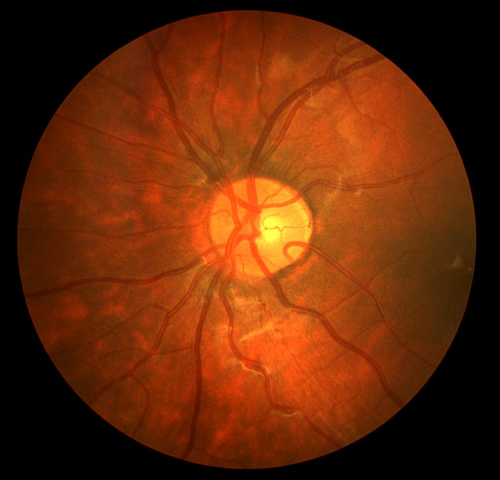
#> input picture photos/Image_01L.jpg, 999 x 960 px (shown at 1/2 size)
$ jupyter execute --allow-errors Oko.ipynb
#> lines starting #> are read from the running program, lines starting #| are printed output that depends on the picture; after the words box and inside, x2 and y2 are one past the last pixel; in counts of white or black regions, pixels touching at a corner belong together; long printed decimals are rounded
[cell 1]
from matplotlib import pyplot as plt
from skimage import data, io
import ipywidgets as widgets
from ipywidgets import Button, Layout
import cv2
import numpy as np
from skimage.filters import threshold_local
from skimage.color import rgb2gray
import numpy as np
from skimage.morphology import disk, dilation, erosion
from scipy.stats import moment
from sklearn.tree import DecisionTreeClassifier
from sklearn.model_selection import train_test_split
from sklearn.model_selection import KFold
from sklearn.model_selection import cross_val_score, cross_val_predict
from skimage import img_as_float
import matplotlib.patches as mpatches

## Wybierz obraz

[cell 2]
style = {'description_width': '40%'}

selector = widgets.Dropdown(
    options=[('Test eye 1', ['photos/Image_01L.jpg','photos/Image_01L_1stHO.png']),
             ('Test eye 2', ['photos/Image_02L.jpg','photos/Image_02L_1stHO.png']),
             ('Test eye 3', ['photos/Image_11L.jpg','photos/Image_11L_1stHO.png']),
             ('Test eye 4', ['photos/Image_13L.jpg','photos/Image_13L_1stHO.png']),
             ('Test eye 5', ['photos/Image_08R.jpg','photos/Image_08R_1stHO.png'])],
    value=['photos/Image_01L.jpg','photos/Image_01L_1stHO.png'],
    description='Image:',
    layout=Layout(width='50%', height='30px'),
    style=style
)

display(selector)

## Potrzebne funkcje

[cell 3]
def create_mask(image):
    img = rgb2gray(image)
    img[img[:, :] > 0.05] = 1
    img[img[:, :] <= 0.05] = 0
    img = erosion(img, disk(1))
    img = dilation(img, disk(3))
    img = erosion(img, disk(3))
    return img

def image(img):
    mask = create_mask(cv2.imread(img))
    img = cv2.imread(img,0)
    equ = cv2.equalizeHist(img)
    clahe = cv2.createCLAHE(clipLimit=2.0, tileGridSize=(8,8))
    cl1 = clahe.apply(img)
    block_size = 213
    adaptive_thresh = threshold_local(cl1, block_size, offset=10)
    binary_adaptive = cl1 > adaptive_thresh
    binary_adaptive = dilation(dilation(dilation(erosion(binary_adaptive))))
    binary_adaptive[mask == 0 ] = 1
    exit = np.zeros(binary_adaptive.shape)
    exit[binary_adaptive == True] = 0
    exit[binary_adaptive == False] = 1
    exit = dilation(exit)
    return exit


def confusion_matrix(image, mask):
    result = []
    tp = 0
    fp = 0
    fn = 0
    tn = 0
    for i in range(len(image)):
        row = []
        for j in range(len(image[i])):
            if (image[i][j] == 1.0):
                if (mask[i][j] == 1.0):
                    row.append([0, 255, 0]) #zielony
                    tp+=1
                elif (mask[i][j] == 0.0):
                    row.append([255, 0, 0]) #czerwony
                    fp+=1
            elif (image[i][j] == 0.0):
                if (mask[i][j] == 1.0):
                    row.append([0, 0, 255]) #niebieski
                    fn+=1
                elif (mask[i][j] == 0.0):
                    row.append([255, 255, 255]) #biały
                    tn+=1
        result.append(row)
    return result, tp, fp, fn, tn

def create_matrix (img, hand):
    res, tp, fp, fn, tn = confusion_matrix(img, hand)
    #czułość
    tpr = tp / (tp + fn)
    #trafność
    ppv = (tp + tn) / (tn + fn + tp + fp)
    #swoistość
    spc = tn / (fp + tn)
    avg = (spc + tpr) / 2
    print("trafność:", ppv)
    print("czułość:", tpr)
    print("swoistość:", spc)
    print("średnia arytmetyczna czułości i swoistości:", avg)
    red_patch = mpatches.Patch(color='red', label='FP')
    blue_patch = mpatches.Patch(color='blue', label='FN')
    white_patch = mpatches.Patch(color='white', label='TN')
    green_patch = mpatches.Patch(color='green', label='TP')
    plt.legend(handles=[red_patch, blue_patch,white_patch, green_patch], loc='center left', bbox_to_anchor=(1, 0.5))
    plt.imshow(res)

def get_features(img):
    cen_moments_2 = []
    cen_moments_3 = []
    cen_moments_4 = []
    cen_moments_5 = []
    for i in range(len(img)// 5):
        for j in range(len(img[0]) // 5):
            part_img = img [5*i:5*(i+1), 5*j:5*(j+1)].flatten()
            cen_moments_2.append(moment(part_img, moment = 2))
            cen_moments_3.append(moment(part_img, moment = 3))
            cen_moments_4.append(moment(part_img, moment = 4))
            cen_moments_5.append(moment(part_img, moment = 5))
    return list(map(list, zip(cen_moments_2, cen_moments_3, cen_moments_4, cen_moments_5)))

def get_labels(img):
    label = []
    for i in range(len(img) // 5):
        for j in range(len(img[0]) // 5):
            img_part = img[5*i : 5*(i+1), 5*j : 5*(j+1)]
            label.append(img_part[2,2])
    return label

def prepare(img, predicted,file):
    data = get_labels(img_as_float(cv2.imread(file,0)))
    x, y1 = img.shape
    pre = []
    hand = []
    k = 0
    for i in range(x//5):
        pre.append([])
        hand.append([])
        for j in range(y1//5):
            pre[i] += [predicted[k]]
            hand[i] += [data[k]]
            k += 1
    return pre, hand

def data(tab):
    X = []
    y = []
    for i in tab:
        img  = image(i[0])
        hand = img_as_float(cv2.imread(i[1],0))
        X += get_features(img)
        y += get_labels(hand)

    clf = DecisionTreeClassifier(criterion = "entropy")
    kfold = KFold(5, True, 1)
    X_train = []
    y_train = []
    X_test = []
    y_test = []
    for train_index, test_index in kfold.split(X):
        for i in train_index:
            X_train.append(X[i])
            y_train.append(y[i])
        for h in test_index:
            X_test.append(X[h])
            y_test.append(y[h])
    clf = clf.fit(X_train, y_train)
    scores = cross_val_score(clf, X, y, cv = 5)
    print ("Cross-validated scores:", scores)
    print("score ", clf.score(X_test, y_test))
    predictions = cross_val_predict(clf, X, y, cv=6)
    #print(predictions)
    return clf

## Obraz wejściowy

[cell 4]
plt.figure(figsize=(8, 8))
plt.imshow(io.imread(selector.value[0]))

## Obraz wyjściowy

[cell 5]
a = image(selector.value[0])
#> in create_mask, `img[img[:, :] <= 0.05] = 0`: img: shape (960, 999) float64; values 0 (black) and 1 (white), 69% white; 1 black region, box (x1, y1, x2, y2) and area: (0, 0, 999, 960) 297264
#> in create_mask, `img = erosion(img, disk(1))`:
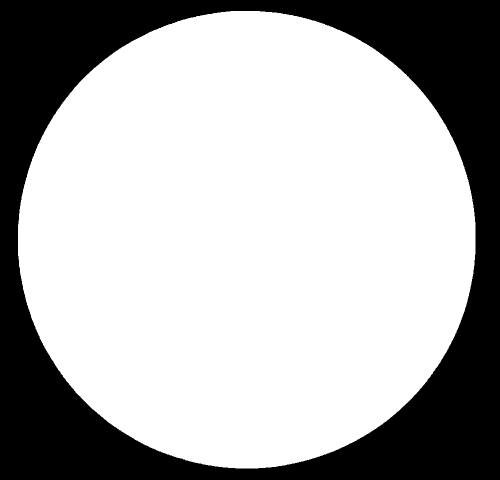
#> img: shape (960, 999) float64 (shown at 1/2 size); values 0 (black) and 1 (white), 68.7% white; 1 black region, box (x1, y1, x2, y2) and area: (0, 0, 999, 960) 299888
#> in create_mask, `img = dilation(img, disk(3))`: img: shape (960, 999) float64; values 0 (black) and 1 (white), 69.6% white; 1 black region, box (x1, y1, x2, y2) and area: (0, 0, 999, 960) 291631
#> in create_mask, `img = erosion(img, disk(3))`: img: shape (960, 999) float64; values 0 (black) and 1 (white), 68.7% white; 1 black region, box (x1, y1, x2, y2) and area: (0, 0, 999, 960) 299861
#> in image, `img = cv2.imread(img,0)`:
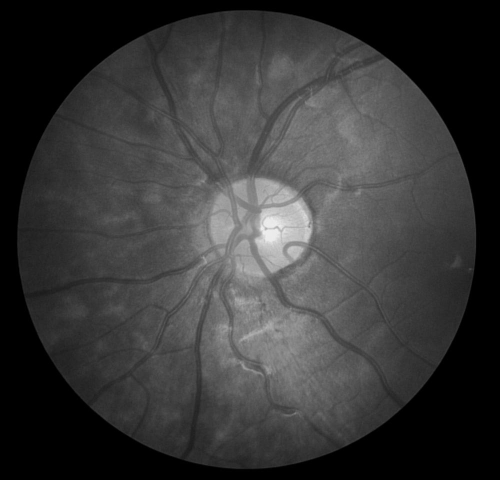
#> img: shape (960, 999) (shown at 1/2 size); min 0, max 243, mean 55.6
#> in image, `equ = cv2.equalizeHist(img)`:
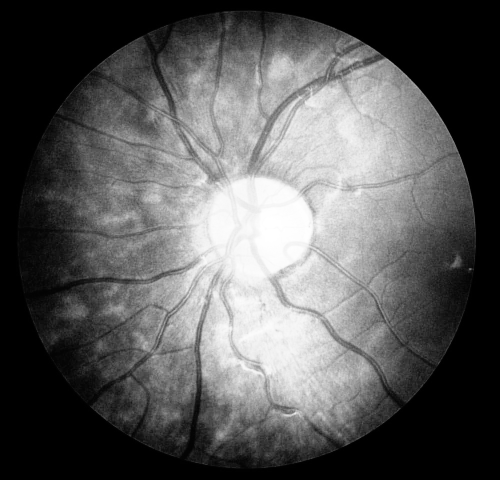
#> equ: shape (960, 999) (shown at 1/2 size); min 0, max 255, mean 89.9
#> in image, `cl1 = clahe.apply(img)`:
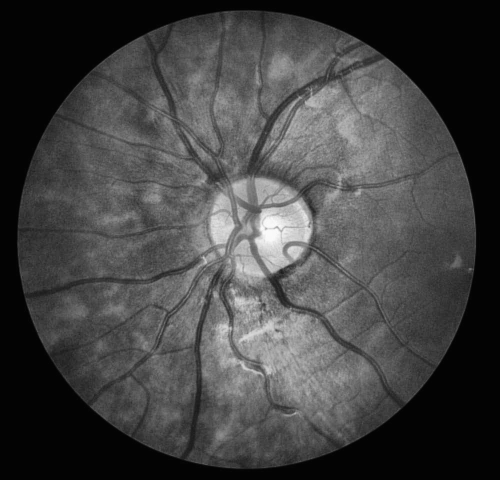
#> cl1: shape (960, 999) (shown at 1/2 size); min 3, max 253, mean 66.9
#> in image, `adaptive_thresh = threshold_local(cl1, block_size, offset=10)`:
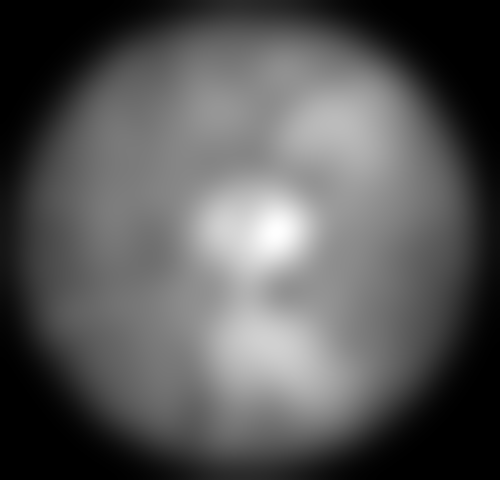
#> adaptive_thresh: shape (960, 999) float64 (shown at 1/2 size); min -7, max 178.3, mean 56.9; drawn with min black and max white
#> in image, `binary_adaptive = cl1 > adaptive_thresh`: binary_adaptive: shape (960, 999) bool; 77.3% white; 2976 black regions (2671 under 20 px), largest, box (x1, y1, x2, y2) and area: (0, 0, 999, 960) 100892, (303, 51, 795, 906) 55144, (300, 82, 464, 447) 9828
#> in image, `binary_adaptive = dilation(dilation(dilation(erosion(binary_adaptive))))`: binary_adaptive: shape (960, 999) bool; 84.5% white; 549 black regions (419 under 20 px), largest, box (x1, y1, x2, y2) and area: (0, 0, 999, 960) 91934, (366, 118, 790, 904) 30352, (356, 262, 459, 408) 2713
#> in image, `binary_adaptive[mask == 0 ] = 1`:
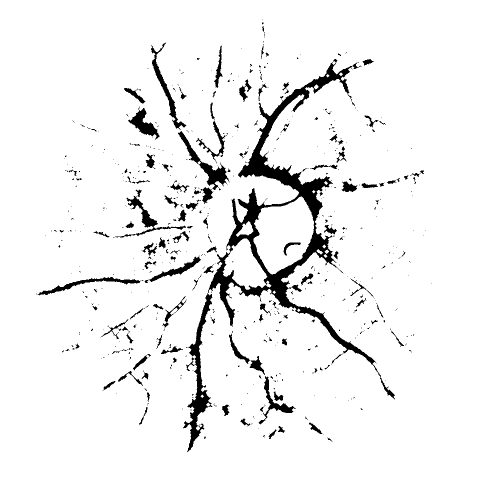
#> binary_adaptive: shape (960, 999) bool (shown at 1/2 size); 94% white; 548 black regions (419 under 20 px), largest, box (x1, y1, x2, y2) and area: (366, 118, 790, 904) 30352, (356, 262, 459, 408) 2713, (302, 85, 373, 260) 1643
plt.figure(figsize=(8, 8))
plt.title('Obraz wyjściowy')
plt.imshow(a, cmap = plt.cm.gray)
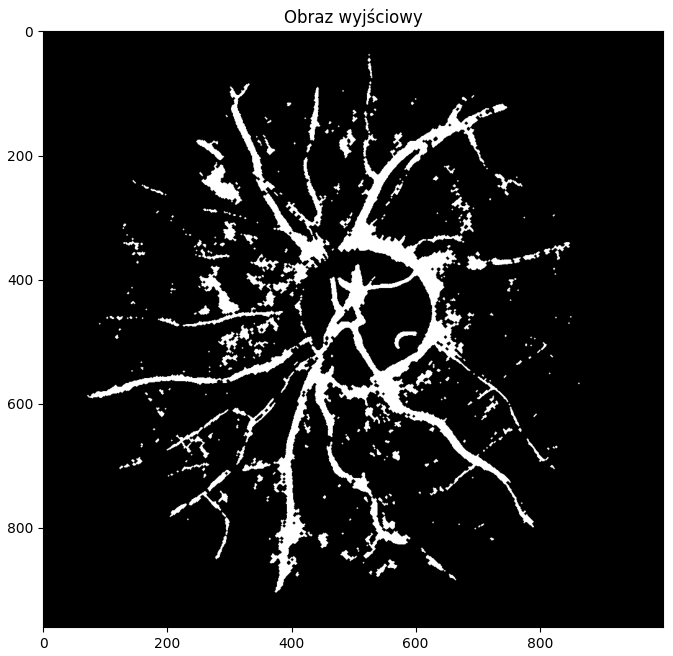
#> figure drawn by matplotlib, 1 panel

## Maska ekspercka

[cell 6]
mask = rgb2gray(cv2.imread(selector.value[1]))
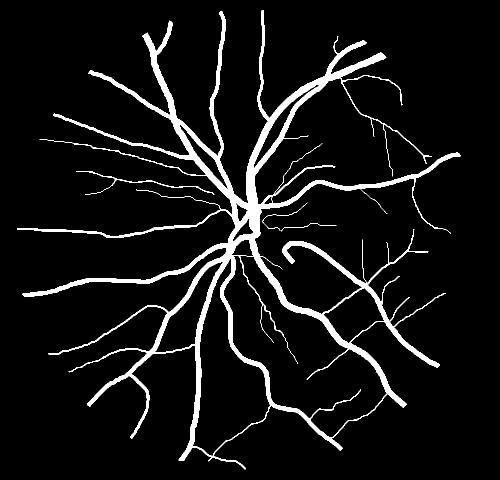
#> input picture photos/Image_01L_1stHO.png, 999 x 960 px (shown at 1/2 size)
#> mask: shape (960, 999) float64; values 0 (black) and 1 (white), 7% white; 4 white regions, box (x1, y1, x2, y2) and area: (34, 21, 922, 939) 65977, (153, 342, 429, 390) 648, (525, 405, 615, 462) 142, (562, 446, 673, 463) 118
plt.figure(figsize=(8, 8))
plt.title('Maska')
plt.imshow(mask, cmap = plt.cm.gray)

## Macierz pomyłek

[cell 7]
plt.figure(figsize=(8, 8))
plt.title('Macierz pomyłek')
create_matrix(a, img_as_float(cv2.imread(selector.value[1],0)))
#> in confusion_matrix, `result = []`: result = []
#> after the loop in confusion_matrix, `for i in range(len(image)):`: fn = 28248; fp = 36986; result = 960 items; tn = 855169; tp = 38637
#> in create_matrix, `res, tp, fp, fn, tn = confusion_matrix(img, hand)`: res = 960 items; tp = 38637; fp = 36986; fn = 28248; tn = 855169
#> in create_matrix, `res, tp, fp, fn, tn = confusion_matrix(img, hand)`:
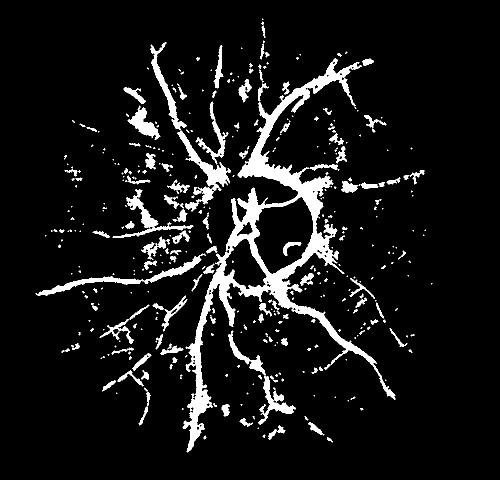
#> img: shape (960, 999) float64 (shown at 1/2 size); values 0 (black) and 1 (white), 7.9% white; 411 white regions (231 under 20 px), largest, box (x1, y1, x2, y2) and area: (365, 117, 791, 905) 36481, (355, 261, 462, 423) 3661, (71, 507, 412, 592) 3235
#> in create_matrix, `tpr = tp / (tp + fn)`: tpr = 0.578
#> in create_matrix, `ppv = (tp + tn) / (tn + fn + tp + fp)`: ppv = 0.932
#> in create_matrix, `spc = tn / (fp + tn)`: spc = 0.959
#> in create_matrix, `avg = (spc + tpr) / 2`: avg = 0.768
#| trafność: 0.932
#| czułość: 0.5777
#| swoistość: 0.9585
#| średnia arytmetyczna czułości i swoistości: 0.7681
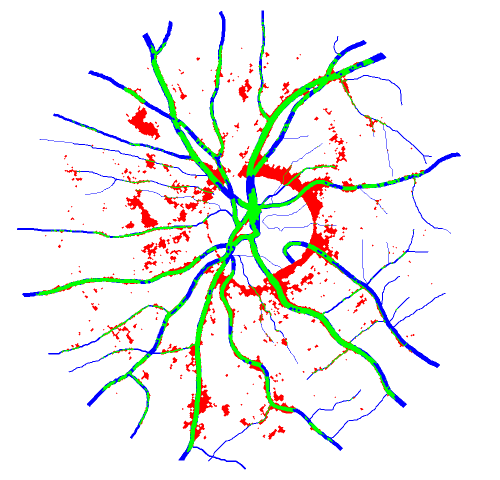
#> shown: shape (960, 999, 3) (shown at 1/2 size); mean R, G, B 237.2, 237.7, 234.9

## Obraz wyjściowy drzewa decyzyjnego

[cell 8]
one = ["photos/test/Image_05L.jpg","photos/test/Image_05L_1stHO.png"]
two = ["photos/test/Image_05R.jpg","photos/test/Image_05R_1stHO.png"]
three = ["photos/test/Image_07L.jpg","photos/test/Image_07L_1stHO.png"]
four = ["photos/test/Image_09L.jpg","photos/test/Image_09L_1stHO.png"]
five = ["photos/test/Image_14L.jpg","photos/test/Image_14L_1stHO.png"]
#> (the rest of this cell did not finish here and is left out)
